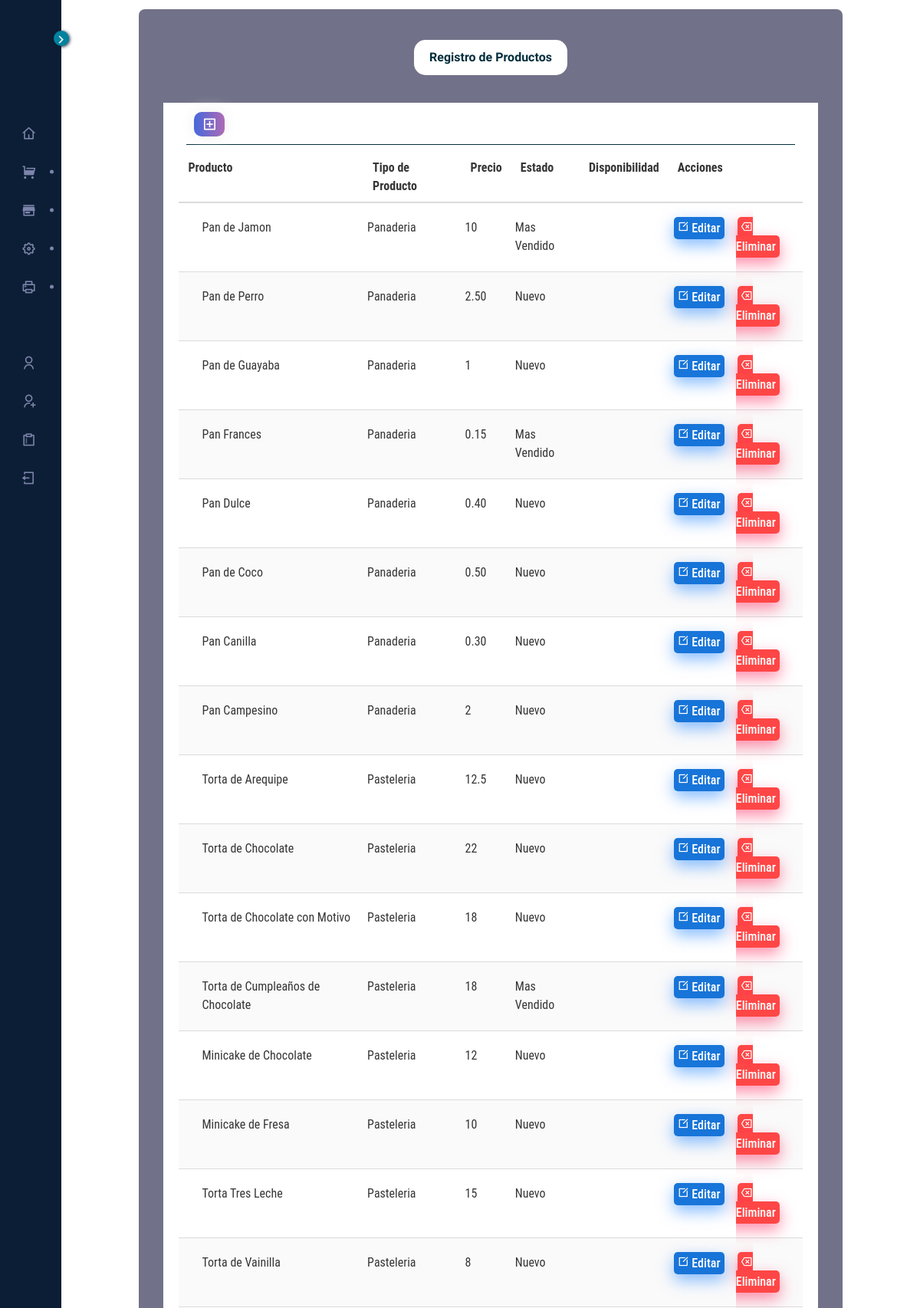
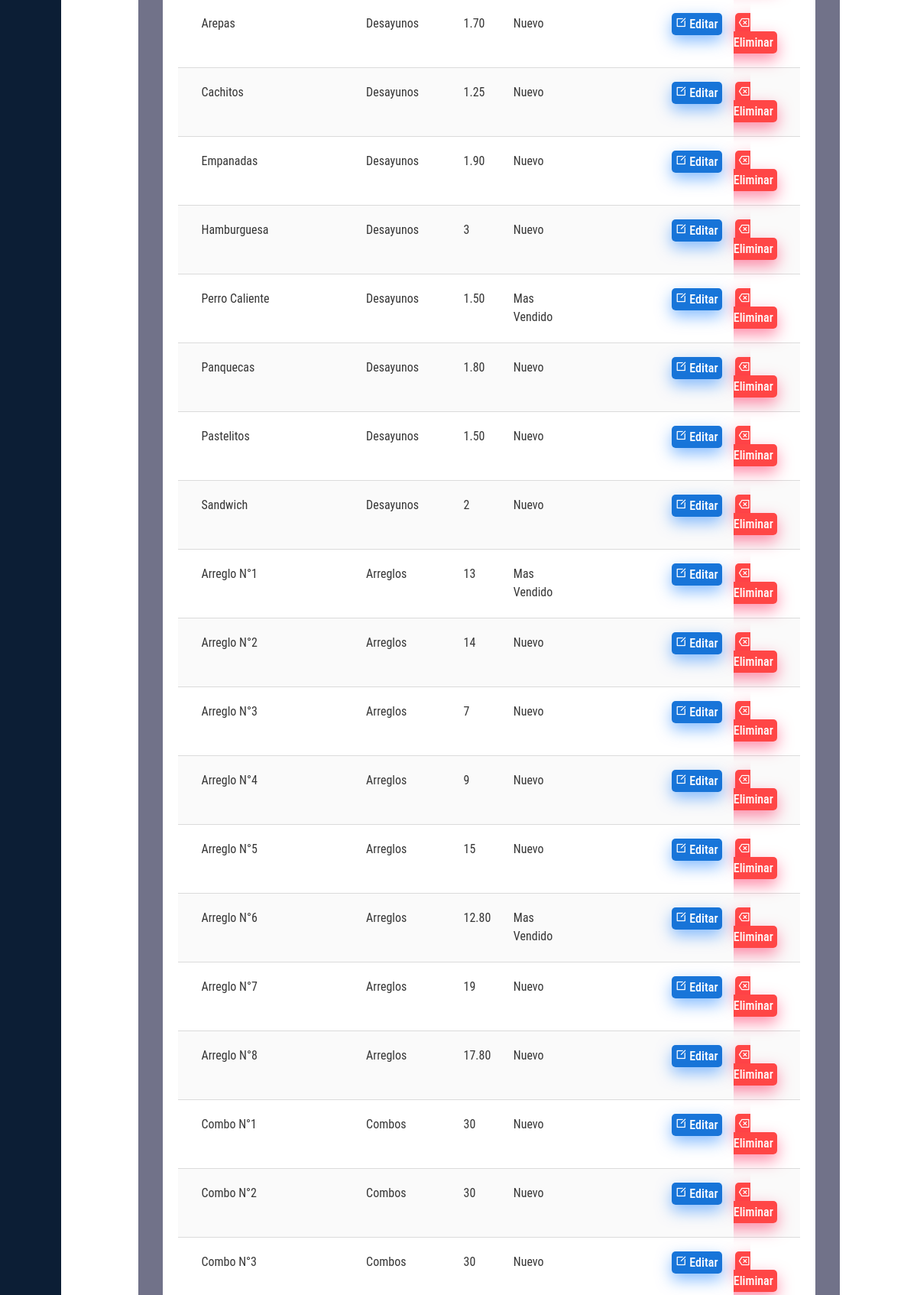
The app's page /productos.php (signed in, upper part) with its own data (2 pictures, top to bottom).
### tables this page shows
CREATE TABLE `productos` (
  `id` int(255) NOT NULL AUTO_INCREMENT,
  `producto` varchar(255) NOT NULL,
  `tipo_producto` varchar(255) NOT NULL,
  `precio` varchar(255) NOT NULL,
  `ubicacion` varchar(255) NOT NULL,
  `estado` varchar(255) NOT NULL,
  PRIMARY KEY (`id`)
);

### productos.php (the view, shortened to what this page needs)
<!DOCTYPE html>
<html lang="zxx">
<head>
    <link rel="stylesheet" href="css/bootstrap.min.css" type="text/css">
    <link rel="stylesheet" href="css/font-awesome.min.css" type="text/css">
    <link rel="stylesheet" href="css/elegant-icons.css" type="text/css">
    <link rel="stylesheet" href="css/nice-select.css" type="text/css">
    <link rel="stylesheet" href="css/jquery-ui.min.css" type="text/css">
    <link rel="stylesheet" href="css/owl.carousel.min.css" type="text/css">
    <link rel="stylesheet" href="css/slicknav.min.css" type="text/css">
    <link rel="stylesheet" href="css/style.css" type="text/css">
    <link rel="stylesheet" href="css/sidebarsystem.css" type="text/css">
    <link rel="stylesheet" href="css/layout.css">
    <link rel="stylesheet" href="css/remixicon.css">
    <link rel="stylesheet" href="css/tablastyle.css">
<link rel="stylesheet" type="text/css" href="DataTables/Bulma-0.9.2/css/bulma.min.css"/>
<link rel="stylesheet" type="text/css" href="DataTables/datatables.min.css"/>
<link rel="stylesheet" href="datatables/Responsive-2.2.9/css/responsive.foundation.min.css">
</head>
<body>
     <?php require('./layout/sidebarsystem.php')  ?>
      <div class="layout">
        <main class="content">
          <div class="contenedor2">
          <div class="container__section">
<p class="header__title">Registro de Productos </p>
<div class="container__section-table">
    <div class="datatable-header">
                    <div class="tools">
                        <ul>
                            <li>
                                <a href="productos2.php"><button><i class="ri-add-box-line"></i></button></a>
                            </li>
                        </ul>
                    </div>
                </div>
    <table id="myTable" class="table is-striped datatable" style="width: 100%;">
        <thead>
            <tr>
                <th>Producto</th>
                <th>Tipo de Producto</th>
                <th>Precio</th>
                <th>Estado</th>
                <th>Disponibilidad</th>
                <th>Acciones</th>
                <th></th>
            </tr>
        </thead>
        <tbody>
                <?php
                        $conexion=mysqli_connect('localhost','root','','delmary');
                        $sql="SELECT * FROM productos";
                        $result=mysqli_query($conexion,$sql);
                        while($mostrar=mysqli_fetch_array($result)){
                            $id = $mostrar['id'];
                            $producto = $mostrar['producto'];
                            $tipo_producto = $mostrar['tipo_producto'];
                            $precio = $mostrar['precio'];
                            $estado = $mostrar['estado'];
                            $disponibilidad = $mostrar['disponibilidad'];
                        ?>
            <tr>
                <td><?php echo $producto ?></td>
                <td><?php echo $tipo_producto ?></td>
                <td><?php echo $precio ?></td>
                <td><?php echo $estado ?></td>
                <td><?php echo $disponibilidad ?></td>
                <?php echo "<td><a href='productosedit.php?id=$id' class='edit'><i class='ri-edit-box-line'></i> Editar</a></td>";?>
                <?php echo "<td><a href='productosdelete.php?id=$id' class='drop'><i class='ri-delete-back-2-line'></i> Eliminar</a></td>";?>
            </tr>
<?php } ?>
        </tbody>
    </table>
</div>
</div>
</div>
            </div>
</body>
</html>

### css/style.css (style rules this page uses)
html, body { height: 100%; font-family: "Cairo", sans-serif; -webkit-font-smoothing: antialiased; font-smoothing: antialiased; }
h1, h2, h3, h4, h5, h6, { margin: 0; color: #111111; font-weight: 400; font-family: "Cairo", sans-serif; }
p { font-size: 16px; font-family: "Cairo", sans-serif; color: #6f6f6f; font-weight: 400; line-height: 26px; margin: 0 0 15px 0; }
ul, ol { padding: 0; margin: 0; }

### css/sidebarsystem.css (style rules this page uses)
:root { --font-color: rgb(68, 68, 68); --blank-color: #fff; --active-color: rgb(0, 255, 200); --primary-color: rgb(2, 46, 60); --secondary-color: rgb(48, 145, 140); --third-color: rgb(229, 255, 0); --transition-05: all 0.5s ease; --transition-03: all 0.3s ease; --input-select: rgba(0, 0, 0, 0.063); --input-select2: rgba(191, 186, 186, 0.08); }
.layout { z-index: 1; }
.layout .content { padding: 12px 50px; display: flex; flex-direction: column; }
* { box-sizing: border-box; }
body { margin: 0; height: 100vh; font-family: "Poppins", sans-serif; color: #3f4750; font-size: 0.9rem; background-image: url('../img/background.png'); overflow: hidden; }
a { text-decoration: none; }
.contenedor2 { margin: 0 auto; background-color: rgba(19, 20, 59, 0.6); width: 90%; height: auto; border-radius: 8px; }

### css/layout.css (style rules this page uses)
.layout { min-height: 100%; display: -webkit-box; display: -ms-flexbox; display: flex; -webkit-box-orient: vertical; -webkit-box-direction: normal; -ms-flex-direction: column; flex-direction: column; position: relative; -webkit-box-flex: 1; -ms-flex-positive: 1; flex-grow: 1; }
.layout .content { -webkit-box-flex: 1; -ms-flex-positive: 1; flex-grow: 1; }
.layout.fixed-sidebar .sidebar ~ .layout { height: 100%; overflow: auto; }

### css/tablastyle.css (style rules this page uses)
* { margin: 0; padding: 0; box-sizing: border-box; font-family: "Roboto Condensed", sans-serif; }
:root { --font-size1: 12px; --font-size2: 18px; --font-size3: 20px; --font-color: rgb(68, 68, 68); --blank-color: #fff; --active-color: rgb(0, 255, 200); --primary-color: rgb(2, 46, 60); --secondary-color: rgb(48, 145, 140); --secondary-color2: rgb(15, 44, 43); --third-color: rgb(232, 255, 22); --input-select: rgba(0, 0, 0, 0.063); --transition-05: all 0.5s ease; --transition-03: all 0.3s ease; }
.header__title { margin: 0 auto; text-align: center; font-weight: bold; background-color: #fff; padding: 10px 10px; width: 200px; color: rgb(2, 46, 60); border-radius: 15px; }
.container__section { padding: 40px 10px; width: 100%; box-sizing: border-box; display: flex; flex-direction: column; gap: 20px; }
.container__section .tools i { font-size: 20px; }
.datatable i { font-size: 32px; }
.container__section-table { background-color: var(--blank-color); color: var(--font-color); width: 95%; padding: 20px; margin: auto; box-sizing: border-box; font-size: var(--font-size1); }
.container__section-table .datatable { width: 100%; font-size: 16px; overflow-x: hidden; }
.datatable td { padding: 20px 5px !important; }
.datatable td:first-child { padding: 20px 5px 20px 30px !important; }
.datatable-header { display: flex; align-items: baseline; border-bottom: solid 1px var(--primary-color); padding: 12px; margin: 10px; }
.datatable-header .tools { width: 70%; }
.datatable-header .tools ul { margin: 0; padding: 0; display: flex; justify-content: start; align-items: baseline; }
.datatable-header .tools li { display: inline; text-transform: none; align-items: baseline; }
.datatable-header .tools ul li button { background-image: linear-gradient(to right, #4568DC 0%, #B06AB3 51%, #4568DC 100%); margin: -30px -5%; padding: 1px 10px; text-align: center; text-transform: uppercase; transition: 0.5s; background-size: 200% auto; color: white; box-shadow: 0 0 20px #eee; border-radius: 10px; display: block; border: none; font-size: 10px; }
.edit, .drop, .pdfview { border-radius: 5px; color: var(--blank-color); text-align: center; padding: 5px; margin: 2px; font-weight: 550; }
.edit { background-color: rgba(0, 103, 213, 0.907); color: var(--blank-color); -webkit-box-shadow: 0px 8px 20px 0px rgba(16, 123, 255, 0.5); box-shadow: 0px 8px 20px 0px rgba(16, 123, 255, 0.5); transition: var(--transition-03); }
.edit i { font-size: 15px; }
.drop { background-color: rgb(255, 70, 70); color: var(--blank-color); -webkit-box-shadow: 0px 8px 20px 0px rgba(255, 28, 85, 0.5); box-shadow: 0px 8px 20px 0px rgba(255, 28, 85, 0.5); }
.drop i { font-size: 15px; }

### records on screen
productos: producto "Pan de Jamon", tipo_producto "Panaderia", precio "10", estado "Mas Vendido"
productos: producto "Pan de Perro", tipo_producto "Panaderia", precio "2.50", estado "Nuevo"
productos: producto "Pan de Guayaba", tipo_producto "Panaderia", precio "1", estado "Nuevo"
productos: producto "Pan Frances", tipo_producto "Panaderia", precio "0.15", estado "Mas Vendido"
productos: producto "Pan Dulce", tipo_producto "Panaderia", precio "0.40", estado "Nuevo"
productos: producto "Pan de Coco", tipo_producto "Panaderia", precio "0.50", estado "Nuevo"
productos: producto "Pan Canilla", tipo_producto "Panaderia", precio "0.30", estado "Nuevo"
productos: producto "Pan Campesino", tipo_producto "Panaderia", precio "2", estado "Nuevo"
productos: producto "Torta de Arequipe", tipo_producto "Pasteleria", precio "12.5", estado "Nuevo"
productos: producto "Torta de Chocolate", tipo_producto "Pasteleria", precio "22", estado "Nuevo"
productos: producto "Torta de Chocolate con Motivo", tipo_producto "Pasteleria", precio "18", estado "Nuevo"
productos: producto "Torta de Cumpleaños de Chocolate", tipo_producto "Pasteleria", precio "18", estado "Mas Vendido"
productos: producto "Minicake de Chocolate", tipo_producto "Pasteleria", precio "12", estado "Nuevo"
productos: producto "Minicake de Fresa", tipo_producto "Pasteleria", precio "10", estado "Nuevo"
productos: producto "Torta Tres Leche", tipo_producto "Pasteleria", precio "15", estado "Nuevo"
productos: producto "Torta de Vainilla", tipo_producto "Pasteleria", precio "8", estado "Nuevo"
productos: producto "Arepas", tipo_producto "Desayunos", precio "1.70", estado "Nuevo"
productos: producto "Cachitos", tipo_producto "Desayunos", precio "1.25", estado "Nuevo"
productos: producto "Empanadas", tipo_producto "Desayunos", precio "1.90", estado "Nuevo"
productos: producto "Hamburguesa", tipo_producto "Desayunos", precio "3", estado "Nuevo"
productos: producto "Perro Caliente", tipo_producto "Desayunos", precio "1.50", estado "Mas Vendido"
productos: producto "Panquecas", tipo_producto "Desayunos", precio "1.80", estado "Nuevo"
productos: producto "Pastelitos", tipo_producto "Desayunos", precio "1.50", estado "Nuevo"
productos: producto "Sandwich", tipo_producto "Desayunos", precio "2", estado "Nuevo"
productos: producto "Arreglo N°1", tipo_producto "Arreglos", precio "13", estado "Mas Vendido"
productos: producto "Arreglo N°2", tipo_producto "Arreglos", precio "14", estado "Nuevo"
productos: producto "Arreglo N°3", tipo_producto "Arreglos", precio "7", estado "Nuevo"
productos: producto "Arreglo N°4", tipo_producto "Arreglos", precio "9", estado "Nuevo"
productos: producto "Arreglo N°5", tipo_producto "Arreglos", precio "15", estado "Nuevo"
productos: producto "Arreglo N°6", tipo_producto "Arreglos", precio "12.80", estado "Mas Vendido"
productos: producto "Arreglo N°7", tipo_producto "Arreglos", precio "19", estado "Nuevo"
productos: producto "Arreglo N°8", tipo_producto "Arreglos", precio "17.80", estado "Nuevo"
productos: producto "Combo N°1", tipo_producto "Combos", precio "30", estado "Nuevo"
productos: producto "Combo N°2", tipo_producto "Combos", precio "30", estado "Nuevo"
productos: producto "Combo N°3", tipo_producto "Combos", precio "30", estado "Nuevo"
